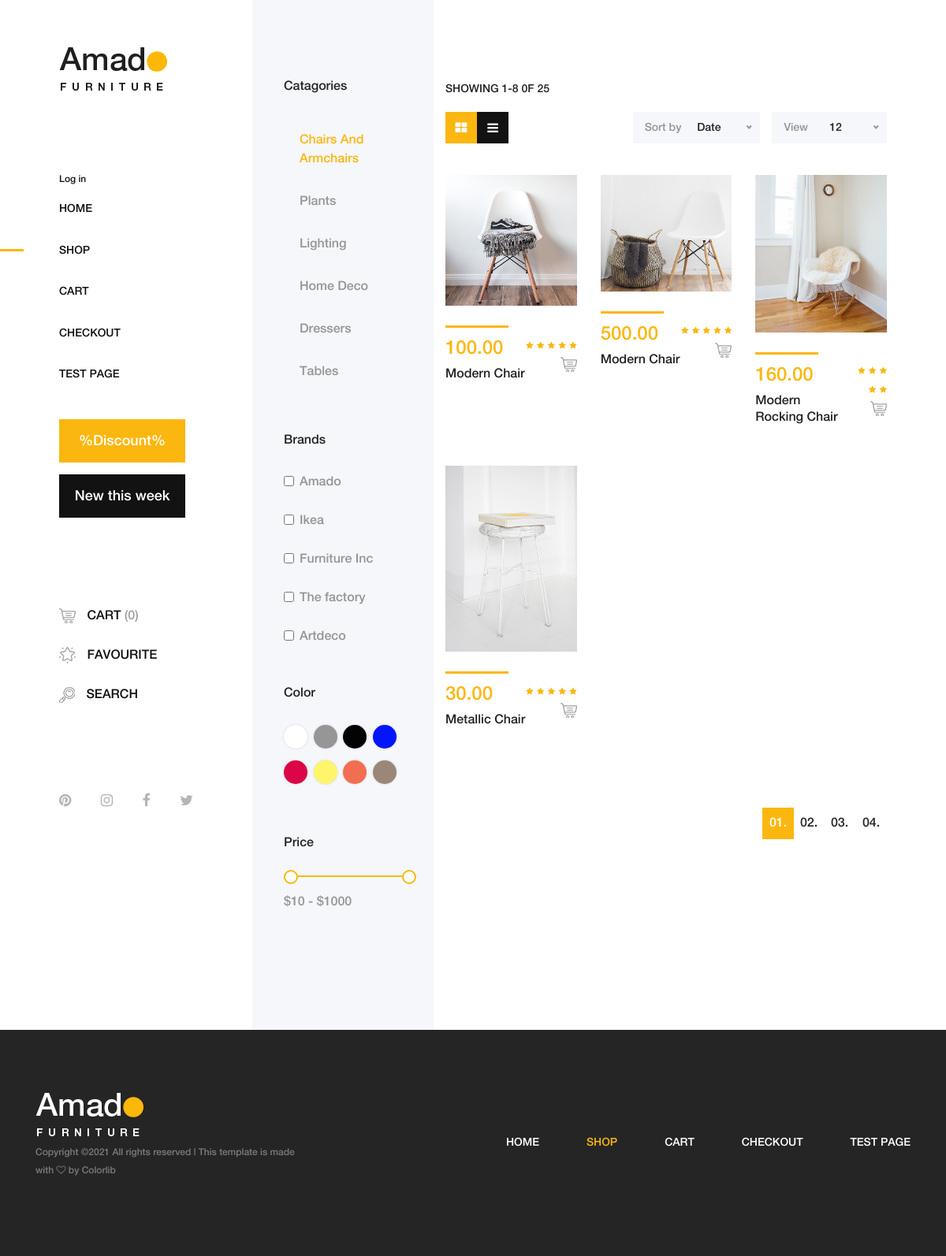
/shop/1, run on the app's committed database.
### mainapp/models.py (models this page shows, shortened)
class ProductCategory(models.Model):
    name = models.CharField(verbose_name='имя', max_length=64, unique=True)
    description = models.TextField(verbose_name='описание', blank=True)

class Product(models.Model):
    category = models.ForeignKey(ProductCategory, on_delete=models.CASCADE)
    name = models.CharField(verbose_name='имя продукта', max_length=128)
    image = models.ImageField(upload_to='products_images', blank=True)
    short_desc = models.CharField(max_length=60, verbose_name='краткое описание продукта', blank=True)
    description = models.TextField(verbose_name='Описание продукта', blank=True)
    price = models.DecimalField(verbose_name='цена продукта', max_digits=8, decimal_places=2, default=0)
    quantity = models.PositiveIntegerField(verbose_name='Количество на складе', default=0)

### mainapp/views.py (the view)
# urls.py: path('shop/<int:category_id>', mainapp.shop, name='shop'),
def shop(request, category_id=None):
    content = {
        'title': 'Amado - Furniture Ecommerce | Shop',
        'links_menu': links_menu,
        'category_id': category_id,
        'product_list': Product.objects.filter(category_id=category_id),
        'category_list': ProductCategory.objects.all()  # // Получил список всех категорий
    }
    return render(request, 'mainapp/shop.html',
                  context=content)  # Второй параметр - это путь html страницы, относительно templates

### mainapp/templates/mainapp/shop.html (shortened to what this page needs)
{% extends 'mainapp/base.html' %}
{% block content %}
<div class="shop_sidebar_area">
    <div class="widget catagory mb-50">
        <h6 class="widget-title mb-30">Catagories</h6>
        <div class="catagories-menu">
            {% include 'mainapp/includes/inc_catagories_menu.html' %}
        </div>
    </div>
    <div class="widget brands mb-50">
        <h6 class="widget-title mb-30">Brands</h6>
        <div class="widget-desc">
            <div class="form-check">
                <input class="form-check-input" type="checkbox" value="" id="amado">
                <label class="form-check-label" for="amado">Amado</label>
            </div>
            <div class="form-check">
                <input class="form-check-input" type="checkbox" value="" id="ikea">
                <label class="form-check-label" for="ikea">Ikea</label>
            </div>
            <div class="form-check">
                <input class="form-check-input" type="checkbox" value="" id="furniture">
                <label class="form-check-label" for="furniture">Furniture Inc</label>
            </div>
            <div class="form-check">
                <input class="form-check-input" type="checkbox" value="" id="factory">
                <label class="form-check-label" for="factory">The factory</label>
            </div>
            <div class="form-check">
                <input class="form-check-input" type="checkbox" value="" id="artdeco">
                <label class="form-check-label" for="artdeco">Artdeco</label>
            </div>
        </div>
    </div>
    <div class="widget color mb-50">
        <h6 class="widget-title mb-30">Color</h6>
        <div class="widget-desc">
            <ul class="d-flex">
                <li><a href="#" class="color1"></a></li>
                <li><a href="#" class="color2"></a></li>
                <li><a href="#" class="color3"></a></li>
                <li><a href="#" class="color4"></a></li>
                <li><a href="#" class="color5"></a></li>
                <li><a href="#" class="color6"></a></li>
                <li><a href="#" class="color7"></a></li>
                <li><a href="#" class="color8"></a></li>
            </ul>
        </div>
    </div>
    <div class="widget price mb-50">
        <h6 class="widget-title mb-30">Price</h6>
        <div class="widget-desc">
            <div class="slider-range">
                <div data-min="10" data-max="1000" data-unit="$"
                     class="slider-range-price ui-slider ui-slider-horizontal ui-widget ui-widget-content ui-corner-all"
                     data-value-min="10" data-value-max="1000" data-label-result="">
                    <span class="ui-slider-handle ui-state-default ui-corner-all" tabindex="0"></span>
                    <span class="ui-slider-handle ui-state-default ui-corner-all" tabindex="0"></span>
                </div>
                <div class="range-price">$10 - $1000</div>
            </div>
        </div>
    </div>
</div>
<div class="amado_product_area section-padding-100">
    <div class="container-fluid">
        <div class="row">
            <div class="col-12">
                <div class="product-topbar d-xl-flex align-items-end justify-content-between">
                    <div class="total-products">
                        <p>Showing 1-8 0f 25</p>
                        <div class="view d-flex">
                            <a href="#"><i class="fa fa-th-large" aria-hidden="true"></i></a>
                            <a href="#"><i class="fa fa-bars" aria-hidden="true"></i></a>
                        </div>
                    </div>
                    <div class="product-sorting d-flex">
                        <div class="sort-by-date d-flex align-items-center mr-15">
                            <p>Sort by</p>
                            <form action="#" method="get">
                            </form>
                        </div>
                        <div class="view-product d-flex align-items-center">
                            <p>View</p>
                            <form action="#" method="get">
                            </form>
                        </div>
                    </div>
                </div>
            </div>
        </div>
        <div class="row">
            {% for item in product_list %}
            <div class="col-12 col-sm-6 col-md-2 col-xl-4">
                <div class="single-product-wrapper">
                    <div class="product-img">
                        <a href="{% url 'main:product_details' item.pk %}">
                        <img src="/media/{{ item.image }}" alt="">
                        </a>
                    </div>
                    <div class="product-description d-flex align-items-center justify-content-between">
                        <div class="product-meta-data">
                            <div class="line"></div>
                            <p class="product-price">{{ item.price }}</p>
                            <a href="{% url 'main:product_details' item.pk %}">
                                <h6>{{item.name}}</h6>
                            </a>
                        </div>
                        <div class="ratings-cart text-right">
                            <div class="ratings">
                                <i class="fa fa-star" aria-hidden="true"></i>
                                <i class="fa fa-star" aria-hidden="true"></i>
                                <i class="fa fa-star" aria-hidden="true"></i>
                                <i class="fa fa-star" aria-hidden="true"></i>
                                <i class="fa fa-star" aria-hidden="true"></i>
                            </div>
                            <div class="cart">
                                <a href="/cart/" data-toggle="tooltip" data-placement="left" title="Add to Cart"><img
                                        src="/static/img/core-img/cart.png" alt=""></a>
                            </div>
                        </div>
                    </div>
                </div>
            </div>
            {% endfor %}
        </div>
        <div class="row">
            <div class="col-12">
                <nav aria-label="navigation">
                    <ul class="pagination justify-content-end mt-50">
                        <li class="page-item active"><a class="page-link" href="#">01.</a></li>
                        <li class="page-item"><a class="page-link" href="#">02.</a></li>
                        <li class="page-item"><a class="page-link" href="#">03.</a></li>
                        <li class="page-item"><a class="page-link" href="#">04.</a></li>
                    </ul>
                </nav>
            </div>
        </div>
    </div>
</div>
{% endblock %}

### mainapp/templates/mainapp/base.html (shortened to what this page needs)
<!DOCTYPE html>
{% load static %}
<html>
<head>
    {% block css %}
        <link rel="stylesheet" href="{% static 'css/core-style.css' %}">
        <link rel="stylesheet" href="{% static 'style.css' %}">
    {% endblock %}
</head>
<body>
<div class="main-content-wrapper d-flex clearfix">
    <header class="header-area clearfix">
        <div class="logo">
            <a href="/"><img src="{% static 'img/core-img/logo.png' %}" alt=""></a>
        </div>
        {% block menu %}
        {% include 'mainapp/includes/inc_navigator_menu.html' %}
        {% endblock %}
        <div class="amado-btn-group mt-30 mb-100">
            <a href="#" class="btn amado-btn mb-15">%Discount%</a>
            <a href="#" class="btn amado-btn active">New this week</a>
        </div>
        <div class="cart-fav-search mb-100">
            <a href="/cart/" class="cart-nav"><img src="{% static 'img/core-img/cart.png' %}" alt=""> Cart <span>(0)</span></a>
            <a href="#" class="fav-nav"><img src="{% static 'img/core-img/favorites.png' %}" alt=""> Favourite</a>
            <a href="#" class="search-nav"><img src="{% static 'img/core-img/search.png' %}" alt=""> Search</a>
        </div>
        <div class="social-info d-flex justify-content-between">
            <a href="#"><i class="fa fa-pinterest" aria-hidden="true"></i></a>
            <a href="#"><i class="fa fa-instagram" aria-hidden="true"></i></a>
            <a href="#"><i class="fa fa-facebook" aria-hidden="true"></i></a>
            <a href="#"><i class="fa fa-twitter" aria-hidden="true"></i></a>
        </div>
    </header>
    {% block content %}
    {% endblock %}
</div>
{% block footer %}
    <footer class="footer_area clearfix">
        <div class="container">
            <div class="row align-items-center">
                <div class="col-12 col-lg-4">
                    <div class="single_widget_area">
                        <div class="footer-logo mr-50">
                            <a href="/"><img src="{% static 'img/core-img/logo2.png' %}" alt=""></a>
                        </div>
                        <p class="copywrite">
                            Copyright &copy;<script>document.write(new Date().getFullYear());</script>
                            All rights reserved | This template is made with <i class="fa fa-heart-o"
                                                                                aria-hidden="true"></i> by <a
                                href="https://colorlib.com" target="_blank">Colorlib</a>
                            </p>
                    </div>
                </div>
                <div class="col-12 col-lg-8">
                    <div class="single_widget_area">
                        <div class="footer_menu">
                            <nav class="navbar navbar-expand-lg justify-content-end">
                                <div class="collapse navbar-collapse" id="footerNavContent">
                                    <ul class="navbar-nav ml-auto">
                                        {% for link in links_menu %}
                                        <li class="nav-item {% if request.resolver_match.view_name == link.href %}
                                        active
                                        {% endif %}">
                                            {% if link.href == 'main:shop' %}
                                            <a class="nav-link" href="{% url link.href 1 %}"> {{link.name}}</a>
                                            {% else %}
                                            <a class="nav-link" href="{% url link.href %}"> {{link.name}}</a>
                                            {% endif %}
                                        {% endfor %}
                                    </ul>
                                </div>
                            </nav>
                        </div>
                    </div>
                </div>
            </div>
        </div>
    </footer>
{% endblock %}
</body>
</html>

### mainapp/templates/mainapp/includes/inc_navigator_menu.html (shortened to what this page needs)
<ul>
    <li>
        {% if user.is_authenticated %}
        <a href="{% url 'auth:logout' %}">
            Log out
        </a>
        {% else %}
        <a href="{% url 'auth:login' %}">
            Log in
        </a>
        {% endif %}
    </li>
</ul>
<nav class="amado-nav">
    <ul>
        {% for link in links_menu %}
        <li class="{% if request.resolver_match.view_name == link.href %}
                            active
                            {% endif %}">
            {% if link.href == 'main:shop' %}
            <a href="{% url link.href 1 %}"> {{link.name}}</a>
            {% elif link.href == 'main:index' %}
            <a href="{% url link.href %}?page=1"> {{link.name}}</a>
            {% else %}
            <a href="{% url link.href %}"> {{link.name}}</a>
            {% endif %}
        </li>
        {% endfor %}
    </ul>
</nav>

### mainapp/templates/mainapp/includes/inc_catagories_menu.html
<ul>
    {% for item in category_list %}
    <li class='
        {% if request.resolver_match.kwargs.category_id == item.pk %}
            active
        {% endif %}'>
    <a href="{% url 'main:shop' item.pk %}">{{ item.name }}</a></li>
    {% endfor %}
</ul>

### data on the page
ProductCategory: name "Chairs And Armchairs"
ProductCategory: name "Plants"
ProductCategory: name "Lighting"
ProductCategory: name "Home Deco"
ProductCategory: name "Dressers"
ProductCategory: name "Tables"
Product: image (picture), price "100.00", name "Modern Chair"
Product: image (picture), price "500.00", name "Modern Chair"
Product: image (picture), price "160.00", name "Modern Rocking Chair"
Product: image (picture), price "30.00", name "Metallic Chair"

### other printed values
{{ link.name }} "HOME"
{{ link.name }} "SHOP"
{{ link.name }} "CART" "CHECKOUT" "TEST PAGE"
{{ link.name }} "HOME" "CART" "CHECKOUT" "TEST PAGE"
